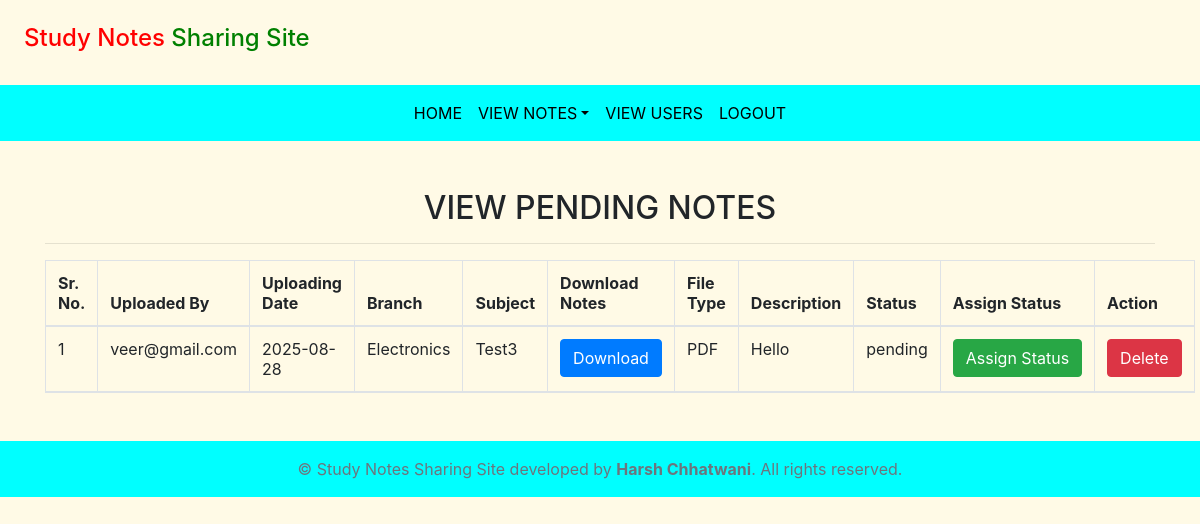
Page /pending_notes/ (signed in) on the committed database.
### notes/models.py (models this page shows, shortened)
class Notes(models.Model):
    user = models.ForeignKey(User, on_delete=models.CASCADE)
    uploadingdate = models.CharField(max_length=30)
    branch = models.CharField(max_length=30)
    subject = models.CharField(max_length=30)
    notesfile = models.FileField(null=True)
    filetype = models.CharField(max_length=30)
    description = models.CharField(max_length=200, null=True)
    status = models.CharField(max_length=15)

### notes/views.py (the view)
# urls.py: path('pending_notes/',pending_notes,name='pending_notes'),
def pending_notes(request):
    if not request.user.is_authenticated:
        return redirect('/login_admin')
    notes = Notes.objects.filter(status='pending')
    d = {'notes': notes}
    return render(request, 'pending_notes.html', d)

### notes/templates/pending_notes.html
{% extends 'admin_nav.html' %}
{% load static %}
{% block body %}
<div class="container mt-5">
    <h2 class="text-center">VIEW PENDING NOTES</h2>
    <hr>
    <table class="table table-bordered" id="example">
        <thead>
        <tr>
            <th>Sr. No.</th>
            <th>Uploaded By</th>
            <th>Uploading Date</th>
            <th>Branch</th>
            <th>Subject</th>
            <th>Download Notes</th>
            <th>File Type</th>
            <th>Description</th>
            <th>Status</th>
            <th>Assign Status</th>
            <th>Action</th>
        </tr>
        <tr>
            {% for i in notes %}
            <tr>
                <td>{{forloop.counter}}</td>
                <td>{{i.user.username}}</td>
                <td>{{i.uploadingdate}}</td>
                <td>{{i.branch}}</td>
                <td>{{i.subject}}</td>
                <td><a href="{{i.notesfile.url}}" class="btn btn-primary" download>Download</a></td>
                <td>{{i.filetype}}</td>
                <td>{{i.description}}</td>
                <td>{{i.status}}</td>
                <td><a href="{% url 'assign_status' i.id %}" class="btn btn-success">Assign&nbsp;Status</a></td>
                <td><a href="{% url 'delete_notes' i.id %}" class="btn btn-danger" onclick="return confirm('Are you sure?')">Delete</a></td>
            </tr>
            {% endfor %}
        </tr>
        </thead>
    </table>
</div>
{% endblock %}

### notes/static/css/mystyle.css (style rules this page uses)
body { background-color:#fffae6; }

### rows in the picture
Notes: user.username "veer@gmail.com", uploadingdate "2025-08-28", branch "Electronics", subject "Test3", filetype "PDF", description "Hello", status "pending"
